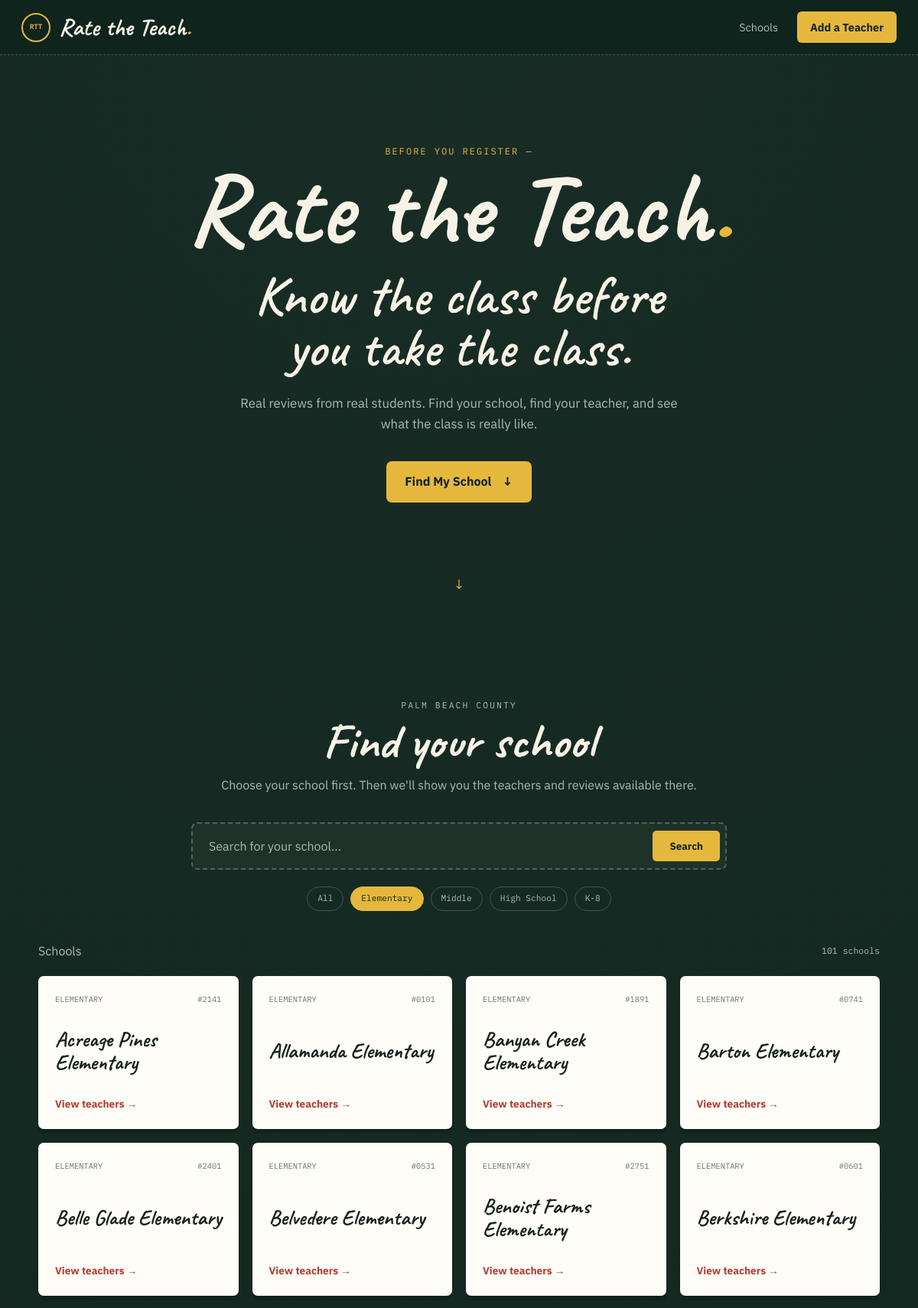
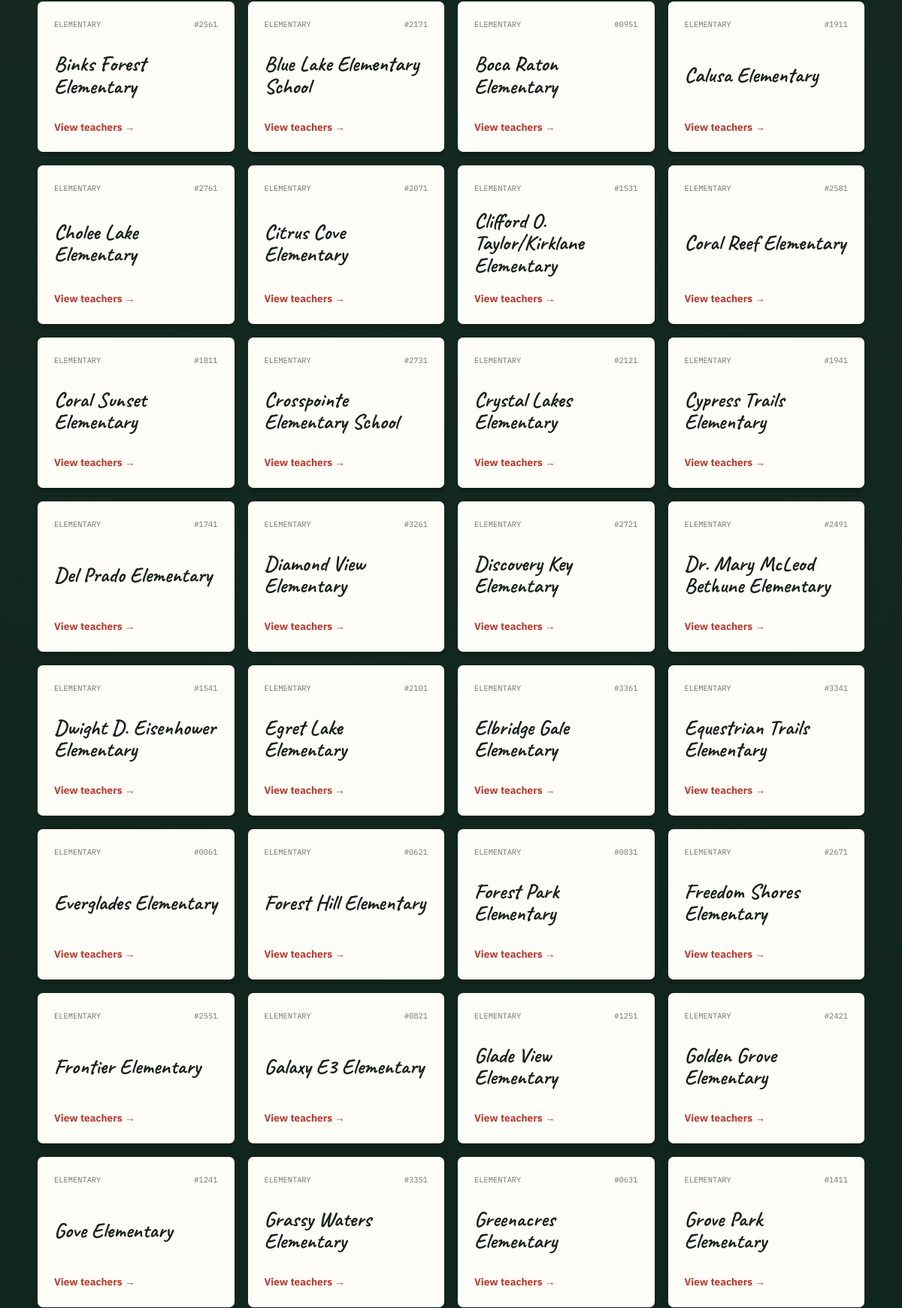
Page /?q=&type=Elementary (upper part) on the committed database (2 pictures, top to bottom).
### tables this page shows
CREATE TABLE schools (
            id INTEGER PRIMARY KEY AUTOINCREMENT,
            name TEXT NOT NULL UNIQUE,
            school_number TEXT UNIQUE,
            school_type TEXT NOT NULL DEFAULT 'Other',
            created_at TEXT DEFAULT CURRENT_TIMESTAMP
        );

### app.py (the view)
@app.route("/")
def home():
    query = request.args.get("q", "").strip()
    school_type = request.args.get("type", "").strip()
    conn = get_db()
    sql = """
        SELECT *
        FROM schools
        WHERE 1=1
    """
    params = []
    if query:
        sql += " AND name LIKE ?"
        params.append(f"%{query}%")
    if school_type:
        sql += " AND school_type = ?"
        params.append(school_type)
    sql += " ORDER BY name"
    schools = conn.execute(sql, params).fetchall()
    conn.close()
    return render_template(
        "index.html",
        schools=schools,
        query=query,
        school_type=school_type
    )

### app.py (called while the page is built)
def get_db():
    conn = sqlite3.connect(DB_PATH)
    conn.row_factory = sqlite3.Row
    return conn

### templates/index.html (shortened to what this page needs)
{% extends "base.html" %}
{% block content %}
<section class="landing">
    <div class="landing-inner">
        <p class="hero-eyebrow">
            before you register —
        </p>
        <h1 class="landing-title">
            Rate the Teach<span class="brand-dot">.</span>
        </h1>
        <h2 class="landing-headline">
            Know the class before
            <br>
            you take the class.
        </h2>
        <p class="landing-sub">
            Real reviews from real students.
            Find your school, find your teacher,
            and see what the class is really like.
        </p>
        <a
            href="#schools"
            class="start-button scroll-to-schools"
        >
            Find My School
            <span>
                ↓
            </span>
        </a>
    </div>
</section>
<section
    id="schools"
    class="school-section"
>
    <div class="section-heading">
        <p class="section-kicker">
            Palm Beach County
        </p>
        <h2>
            Find your school
        </h2>
        <p>
            Choose your school first.
            Then we'll show you the teachers
            and reviews available there.
        </p>
    </div>
    <form
        class="school-search"
        method="GET"
        action="{{ url_for('home') }}"
    >
        <input
            type="search"
            name="q"
            value="{{ query }}"
            placeholder="Search for your school..."
            autocomplete="off"
        >
        <button type="submit">
            Search
        </button>
    </form>
    <div class="school-filters">
        <a
            class="{% if not school_type %}active{% endif %}"
            href="{{ url_for('home', q=query) }}"
        >
            All
        </a>
        <a
            class="{% if school_type == 'Elementary' %}active{% endif %}"
            href="{{ url_for('home', q=query, type='Elementary') }}"
        >
            Elementary
        </a>
        <a
            class="{% if school_type == 'Middle School' %}active{% endif %}"
            href="{{ url_for('home', q=query, type='Middle School') }}"
        >
            Middle
        </a>
        <a
            class="{% if school_type == 'High School' %}active{% endif %}"
            href="{{ url_for('home', q=query, type='High School') }}"
        >
            High School
        </a>
        <a
            class="{% if school_type == 'K-8' %}active{% endif %}"
            href="{{ url_for('home', q=query, type='K-8') }}"
        >
            K-8
        </a>
    </div>
    <div class="results-heading">
        <p>
            {% if query %}
                Results for
                <strong>"{{ query }}"</strong>
            {% else %}
                Schools
            {% endif %}
        </p>
        <span>
            {{ schools|length }} schools
        </span>
    </div>
    {% if schools %}
        <div class="school-grid">
            {% for school in schools %}
                <a
                    class="school-card"
                    href="{{ url_for('school_detail', school_id=school['id']) }}"
                >
                    <div class="school-card-top">
                        <span class="school-type">
                            {{ school['school_type'] }}
                        </span>
                        {% if school['school_number'] %}
                            <span class="school-number">
                                #{{ school['school_number'] }}
                            </span>
                        {% endif %}
                    </div>
                    <h3>
                        {{ school['name'] }}
                    </h3>
                    <span class="school-link">
                        View teachers →
                    </span>
                </a>
            {% endfor %}
        </div>
    {% endif %}
</section>
{% endblock %}

### rows in the picture
schools: school_type "ELEMENTARY", school_number "2141", name "Acreage Pines Elementary"
schools: school_type "ELEMENTARY", school_number "0101", name "Allamanda Elementary"
schools: school_type "ELEMENTARY", school_number "1891", name "Banyan Creek Elementary"
schools: school_type "ELEMENTARY", school_number "0741", name "Barton Elementary"
schools: school_type "ELEMENTARY", school_number "2401", name "Belle Glade Elementary"
schools: school_type "ELEMENTARY", school_number "0531", name "Belvedere Elementary"
schools: school_type "ELEMENTARY", school_number "2751", name "Benoist Farms Elementary"
schools: school_type "ELEMENTARY", school_number "0601", name "Berkshire Elementary"
schools: school_type "ELEMENTARY", school_number "2561", name "Binks Forest Elementary"
schools: school_type "ELEMENTARY", school_number "2171", name "Blue Lake Elementary School"
schools: school_type "ELEMENTARY", school_number "0951", name "Boca Raton Elementary"
schools: school_type "ELEMENTARY", school_number "1911", name "Calusa Elementary"
schools: school_type "ELEMENTARY", school_number "2761", name "Cholee Lake Elementary"
schools: school_type "ELEMENTARY", school_number "2071", name "Citrus Cove Elementary"
schools: school_type "ELEMENTARY", school_number "1531", name "Clifford O. Taylor/Kirklane Elementary"
schools: school_type "ELEMENTARY", school_number "2581", name "Coral Reef Elementary"
schools: school_type "ELEMENTARY", school_number "1811", name "Coral Sunset Elementary"
schools: school_type "ELEMENTARY", school_number "2731", name "Crosspointe Elementary School"
schools: school_type "ELEMENTARY", school_number "2121", name "Crystal Lakes Elementary"
schools: school_type "ELEMENTARY", school_number "1941", name "Cypress Trails Elementary"
schools: school_type "ELEMENTARY", school_number "1741", name "Del Prado Elementary"
schools: school_type "ELEMENTARY", school_number "3261", name "Diamond View Elementary"
schools: school_type "ELEMENTARY", school_number "2721", name "Discovery Key Elementary"
schools: school_type "ELEMENTARY", school_number "2491", name "Dr. Mary McLeod Bethune Elementary"
schools: school_type "ELEMENTARY", school_number "1541", name "Dwight D. Eisenhower Elementary"
schools: school_type "ELEMENTARY", school_number "2101", name "Egret Lake Elementary"
schools: school_type "ELEMENTARY", school_number "3361", name "Elbridge Gale Elementary"
schools: school_type "ELEMENTARY", school_number "3341", name "Equestrian Trails Elementary"
schools: school_type "ELEMENTARY", school_number "0061", name "Everglades Elementary"
schools: school_type "ELEMENTARY", school_number "0621", name "Forest Hill Elementary"
schools: school_type "ELEMENTARY", school_number "0831", name "Forest Park Elementary"
schools: school_type "ELEMENTARY", school_number "2671", name "Freedom Shores Elementary"
schools: school_type "ELEMENTARY", school_number "2551", name "Frontier Elementary"
schools: school_type "ELEMENTARY", school_number "0821", name "Galaxy E3 Elementary"
schools: school_type "ELEMENTARY", school_number "1251", name "Glade View Elementary"
schools: school_type "ELEMENTARY", school_number "2421", name "Golden Grove Elementary"
schools: school_type "ELEMENTARY", school_number "1241", name "Gove Elementary"
schools: school_type "ELEMENTARY", school_number "3351", name "Grassy Waters Elementary"
schools: school_type "ELEMENTARY", school_number "0631", name "Greenacres Elementary"
schools: school_type "ELEMENTARY", school_number "1411", name "Grove Park Elementary"

### other values in the picture
{{ schools|length }} "101"
